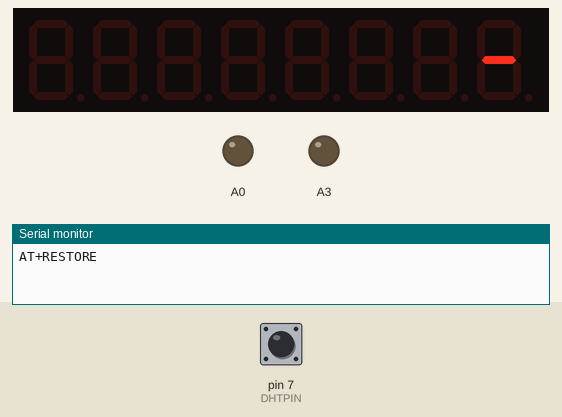
The sketch below on a simulated Arduino Uno, built with avr-gcc and run on an emulated ATmega328P. On the bench: 8-digit seven-segment display, output pins drawn as LEDs (lit = HIGH), the last lines printed to the serial monitor. The test bench sets the inputs (shaded band); at power-on: pin 7 (DHTPIN) HIGH. Pins used as bus, display or sensor lines are not drawn.

Above: at 4.81 s.
At 5.21 s:
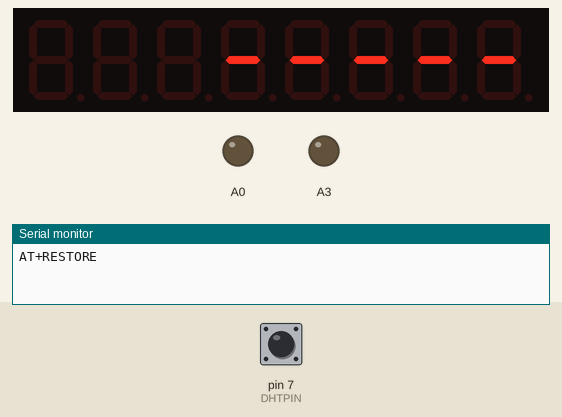
At 5.6 s:
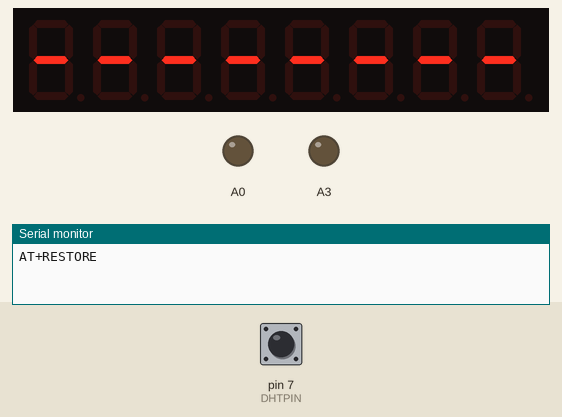
At 29.9 s:
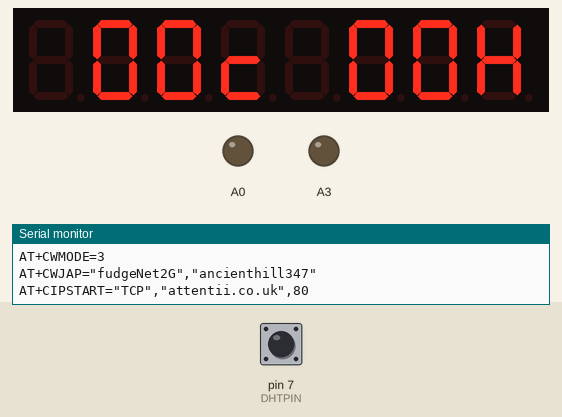
Timing chart, 0 to 31.4 s (numbered marks = the images above):
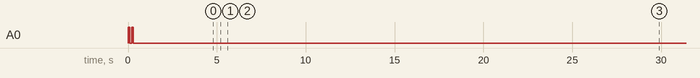

The sketch:

temp_moni.ino
```cpp
#include <SPI.h>
#include <Ethernet.h>
#include "DHT.h"
#include "LedControl.h"
#include "Timer.h"

Timer pow_timer;
#define TIMER_EXP   (30 * 60000)
#define MAX_TEMP    22
#define MIN_TEMP    18

/*wifi module*/
#define WIFI_RESET_PIN    8

#define POWER_PIN    13

#define DISPLAY
#define ENABLE_NETWORK
#define PRINT_ENV
//#define ALARM

#define HIGH_TMP    25
#define LOW_TMP     17
#define DHTPIN 7     // what digital pin we're connected to

#ifdef DISPLAY
/*
  Now we need a LedControl to work with.
 ***** These pin numbers will probably not work with your hardware *****
  pin 2 is connected to the DataIn
  pin 4 is connected to the CLK
  pin 3 is connected to LOAD
  We have only a single MAX72XX.
*/
#define CLK 4
#define LOAD 3
#define DIN 2
LedControl lc = LedControl(DIN, CLK, LOAD, 1);
#endif


typedef struct {
  float temp;
  float humid;
  bool changed;
  bool alarm;
  bool buzzer;
} ENV_DATA;
static ENV_DATA env_data;


/*temp hum sensor*/
DHT dht(DHTPIN, DHT11);

void setup() {

  /*The serial pins will now be used by the wifi module so serial debug is no
    longer an option in this project*/
  Serial.begin(115200);

  pinMode(POWER_PIN, OUTPUT);
  digitalWrite(POWER_PIN, LOW);
  //setup buzzer
  pinMode(A3, OUTPUT);
  //Set low for grounding buzzer
  digitalWrite(A3, LOW);
  analogWrite(A0, 0);

  buzzer(true);
  delay(100);
  buzzer(false);
  delay(100);
  buzzer(true);
  delay(100);
  buzzer(false);

  dht.begin();
  env_data.temp = 0;
  env_data.humid = 0;
  env_data.changed = false;
  env_data.alarm = false;
  env_data.buzzer = false;

  /*init wifi then do display stuff while the wifi settles*/
  init_wifi();

#ifdef DISPLAY
  lc.shutdown(0, false);
  /* Set the brightness to a medium values */
  lc.setIntensity(0, 8);
  /* and clear the display */
  lc.clearDisplay(0);

  for (int a = 0; a < 8; a++)
  {
    lc.setChar(0, a, '-', false);
    delay(100);
  }
  delay(10000);
  lc.clearDisplay(0);
#endif


  connect_wifi();
  delay(3000);

  /*run this function periodically*/
  pow_timer.every(TIMER_EXP, check_power_state);

   check_power_state();
}


void loop() {

  delay(1000);

  pow_timer.update();
}

void check_alarm()
{
  /*
    HIGH_TMP    25
    LOW_TMP     17
  */

  if ( (env_data.temp >= HIGH_TMP) || (env_data.temp <= LOW_TMP) ) {
    env_data.alarm = true;
  } else {
    env_data.alarm = false;
  }

  /*Do the buzzer here - seems a little pointless but we also use the alarm for net traffic*/
  if (env_data.alarm)
  {
#ifdef ALARM
    buzzer(env_data.buzzer);
    if (env_data.buzzer)
    {
      env_data.buzzer = false;
    } else {
      env_data.buzzer = true;
    }
#endif
  }
}

void check_power_state()
{
  get_env_data();
  report_env();
  check_alarm();

  /*So if the temp is above the required then switch off if below switch off*/
  if (env_data.temp > MAX_TEMP)
  {
    digitalWrite(POWER_PIN, LOW);
  }

  if (env_data.temp < MIN_TEMP) {
    digitalWrite(POWER_PIN, HIGH);
  }

  /*If we are somewhere between we are happy!*/

}

void report_env()
{
  if (env_data.changed == true)
  {


#ifdef DISPLAY
    display_env();
#endif

    /*sends the data down wifi*/
    send_get_data();

    /*set change flag back so we dont keep doing this*/
    env_data.changed = false;
  }
}

float tmp, hmd;
void get_env_data()
{
  hmd = dht.readHumidity();
  tmp = dht.readTemperature();
  if ( (tmp != env_data.temp) || (hmd != env_data.humid) )
  {
    env_data.humid = hmd;
    env_data.temp = tmp;
    env_data.changed = true;
  }
}

void display_env()
{
  lc.clearDisplay(0);

  //Set tmp
  int tmp = 0;
  tmp = env_data.temp / 10;
  lc.setDigit(0, 6, tmp, false);
  tmp = (int)env_data.temp % 10;
  lc.setDigit(0, 5, tmp, false);
  lc.setChar(0, 4, 'C', false);

  tmp = env_data.humid / 10;
  lc.setDigit(0, 2, tmp, false);
  tmp = (int)env_data.humid % 10;
  lc.setDigit(0, 1, tmp, false);
  lc.setChar(0, 0, 'H', false);

  //lc.setChar(0,0,'d',false);
  //lc.setDigit(0, 3, 1, false);
  //lc.setDigit(0, 4, 2, false);
  //lc.setChar(0, 5, 'C', false);
}

void init_wifi()
{
  /*Reset the module*/
  pinMode(WIFI_RESET_PIN, OUTPUT);
  digitalWrite(WIFI_RESET_PIN, LOW); /*start reset sequence*/
  delay(500);
  digitalWrite(WIFI_RESET_PIN, HIGH); /*start reset sequence*/
  /*wait for bootup*/
  delay(2000);
  /*Do restore*/
  Serial.write("AT+RESTORE\r\n");
  /*wait for bootup*/
  delay(2000);
}

void connect_wifi()
{
  Serial.write("AT+CWMODE=3\r\n");
  delay(1000);
  Serial.write("AT+CWJAP=\"fudgeNet2G\",\"ancienthill347\"\r\n");
  /*wait for the connection*/
  delay(10000);
}

void send_get_data()
{
  /*
    AT+CIPSTART="TCP","shotlu.usrs0.com",80
    AT+CIPSEND=79 (length of the url)
    >GET /receiver.php?apples=56&oranges=23 HTTP/1.1\r\nHost: shotlu.usrs0.com\r\n\r\n
  */
  int t = env_data.temp;
  int h = env_data.humid;
  String tmpstr = String(t);
  String hmstr = String(h);
  tmpstr = "0" + tmpstr;
  hmstr = "0" + hmstr;


  Serial.write("AT+CIPSTART=\"TCP\",\"attentii.co.uk\",80\r\n");
  delay(3000);
  String para = "GET /leeweb/tempmon/tmpsub.php?tmhd=0020000" + tmpstr + hmstr + " HTTP/1.1\r\nHost: attentii.co.uk\r\nConnection: close";
  Serial.println("AT+CIPSEND=" + String(para.length() + 4));
  delay(1000);

  Serial.println(para);
  delay(1000);
  Serial.println("");

  //Serial.write(">GET /leeweb/tempmon/tmpsub.php?tmhd=123456 HTTP/1.1 \r\nHost: attentii.co.uk\r\n");

}

void buzzer(bool state)
{
  if (state) {
    analogWrite(A0, 128);
  } else {
    analogWrite(A0, 0);
  }
}
```

DHT.cpp
```cpp
// (licence header left out)
#include "DHT.h"

#define MIN_INTERVAL 2000

DHT::DHT(uint8_t pin, uint8_t type, uint8_t count) {
  _pin = pin;
  _type = type;
  #ifdef __AVR
    _bit = digitalPinToBitMask(pin);
    _port = digitalPinToPort(pin);
  #endif
  _maxcycles = microsecondsToClockCycles(1000);  // 1 millisecond timeout for
                                                 // reading pulses from DHT sensor.
  // Note that count is now ignored as the DHT reading algorithm adjusts itself
  // basd on the speed of the processor.
}

void DHT::begin(void) {
  // set up the pins!
  pinMode(_pin, INPUT_PULLUP);
  // Using this value makes sure that millis() - lastreadtime will be
  // >= MIN_INTERVAL right away. Note that this assignment wraps around,
  // but so will the subtraction.
  _lastreadtime = -MIN_INTERVAL;
  DEBUG_PRINT("Max clock cycles: "); DEBUG_PRINTLN(_maxcycles, DEC);
}

//boolean S == Scale.  True == Fahrenheit; False == Celcius
float DHT::readTemperature(bool S, bool force) {
  float f = NAN;

  if (read(force)) {
    switch (_type) {
    case DHT11:
      f = data[2];
      if(S) {
        f = convertCtoF(f);
      }
      break;
    case DHT22:
    case DHT21:
      f = data[2] & 0x7F;
      f *= 256;
      f += data[3];
      f *= 0.1;
      if (data[2] & 0x80) {
        f *= -1;
      }
      if(S) {
        f = convertCtoF(f);
      }
      break;
    }
  }
  return f;
}

float DHT::convertCtoF(float c) {
  return c * 1.8 + 32;
}

float DHT::convertFtoC(float f) {
  return (f - 32) * 0.55555;
}

float DHT::readHumidity(bool force) {
  float f = NAN;
  if (read()) {
    switch (_type) {
    case DHT11:
      f = data[0];
      break;
    case DHT22:
    case DHT21:
      f = data[0];
      f *= 256;
      f += data[1];
      f *= 0.1;
      break;
    }
  }
  return f;
}

//boolean isFahrenheit: True == Fahrenheit; False == Celcius
float DHT::computeHeatIndex(float temperature, float percentHumidity, bool isFahrenheit) {
  // Using both Rothfusz and Steadman's equations
  // http://www.wpc.ncep.noaa.gov/html/heatindex_equation.shtml
  float hi;

  if (!isFahrenheit)
    temperature = convertCtoF(temperature);

  hi = 0.5 * (temperature + 61.0 + ((temperature - 68.0) * 1.2) + (percentHumidity * 0.094));

  if (hi > 79) {
    hi = -42.379 +
             2.04901523 * temperature +
            10.14333127 * percentHumidity +
            -0.22475541 * temperature*percentHumidity +
            -0.00683783 * pow(temperature, 2) +
            -0.05481717 * pow(percentHumidity, 2) +
             0.00122874 * pow(temperature, 2) * percentHumidity +
             0.00085282 * temperature*pow(percentHumidity, 2) +
            -0.00000199 * pow(temperature, 2) * pow(percentHumidity, 2);

    if((percentHumidity < 13) && (temperature >= 80.0) && (temperature <= 112.0))
      hi -= ((13.0 - percentHumidity) * 0.25) * sqrt((17.0 - abs(temperature - 95.0)) * 0.05882);

    else if((percentHumidity > 85.0) && (temperature >= 80.0) && (temperature <= 87.0))
      hi += ((percentHumidity - 85.0) * 0.1) * ((87.0 - temperature) * 0.2);
  }

  return isFahrenheit ? hi : convertFtoC(hi);
}

boolean DHT::read(bool force) {
  // Check if sensor was read less than two seconds ago and return early
  // to use last reading.
  uint32_t currenttime = millis();
  if (!force && ((currenttime - _lastreadtime) < 2000)) {
    return _lastresult; // return last correct measurement
  }
  _lastreadtime = currenttime;

  // Reset 40 bits of received data to zero.
  data[0] = data[1] = data[2] = data[3] = data[4] = 0;

  // Send start signal.  See DHT datasheet for full signal diagram:
  //   http://www.adafruit.com/datasheets/Digital%20humidity%20and%20temperature%20sensor%20AM2302.pdf

  // Go into high impedence state to let pull-up raise data line level and
  // start the reading process.
  digitalWrite(_pin, HIGH);
  delay(250);

  // First set data line low for 20 milliseconds.
  pinMode(_pin, OUTPUT);
  digitalWrite(_pin, LOW);
  delay(20);

  uint32_t cycles[80];
  {
    // Turn off interrupts temporarily because the next sections are timing critical
    // and we don't want any interruptions.
    InterruptLock lock;

    // End the start signal by setting data line high for 40 microseconds.
    digitalWrite(_pin, HIGH);
    delayMicroseconds(40);

    // Now start reading the data line to get the value from the DHT sensor.
    pinMode(_pin, INPUT_PULLUP);
    delayMicroseconds(10);  // Delay a bit to let sensor pull data line low.

    // First expect a low signal for ~80 microseconds followed by a high signal
    // for ~80 microseconds again.
    if (expectPulse(LOW) == 0) {
      DEBUG_PRINTLN(F("Timeout waiting for start signal low pulse."));
      _lastresult = false;
      return _lastresult;
    }
    if (expectPulse(HIGH) == 0) {
      DEBUG_PRINTLN(F("Timeout waiting for start signal high pulse."));
      _lastresult = false;
      return _lastresult;
    }

    // Now read the 40 bits sent by the sensor.  Each bit is sent as a 50
    // microsecond low pulse followed by a variable length high pulse.  If the
    // high pulse is ~28 microseconds then it's a 0 and if it's ~70 microseconds
    // then it's a 1.  We measure the cycle count of the initial 50us low pulse
    // and use that to compare to the cycle count of the high pulse to determine
    // if the bit is a 0 (high state cycle count < low state cycle count), or a
    // 1 (high state cycle count > low state cycle count). Note that for speed all
    // the pulses are read into a array and then examined in a later step.
    for (int i=0; i<80; i+=2) {
      cycles[i]   = expectPulse(LOW);
      cycles[i+1] = expectPulse(HIGH);
    }
  } // Timing critical code is now complete.

  // Inspect pulses and determine which ones are 0 (high state cycle count < low
  // state cycle count), or 1 (high state cycle count > low state cycle count).
  for (int i=0; i<40; ++i) {
    uint32_t lowCycles  = cycles[2*i];
    uint32_t highCycles = cycles[2*i+1];
    if ((lowCycles == 0) || (highCycles == 0)) {
      DEBUG_PRINTLN(F("Timeout waiting for pulse."));
      _lastresult = false;
      return _lastresult;
    }
    data[i/8] <<= 1;
    // Now compare the low and high cycle times to see if the bit is a 0 or 1.
    if (highCycles > lowCycles) {
      // High cycles are greater than 50us low cycle count, must be a 1.
      data[i/8] |= 1;
    }
    // Else high cycles are less than (or equal to, a weird case) the 50us low
    // cycle count so this must be a zero.  Nothing needs to be changed in the
    // stored data.
  }

  DEBUG_PRINTLN(F("Received:"));
  DEBUG_PRINT(data[0], HEX); DEBUG_PRINT(F(", "));
  DEBUG_PRINT(data[1], HEX); DEBUG_PRINT(F(", "));
  DEBUG_PRINT(data[2], HEX); DEBUG_PRINT(F(", "));
  DEBUG_PRINT(data[3], HEX); DEBUG_PRINT(F(", "));
  DEBUG_PRINT(data[4], HEX); DEBUG_PRINT(F(" =? "));
  DEBUG_PRINTLN((data[0] + data[1] + data[2] + data[3]) & 0xFF, HEX);

  // Check we read 40 bits and that the checksum matches.
  if (data[4] == ((data[0] + data[1] + data[2] + data[3]) & 0xFF)) {
    _lastresult = true;
    return _lastresult;
  }
  else {
    DEBUG_PRINTLN(F("Checksum failure!"));
    _lastresult = false;
    return _lastresult;
  }
}

// Expect the signal line to be at the specified level for a period of time and
// return a count of loop cycles spent at that level (this cycle count can be
// used to compare the relative time of two pulses).  If more than a millisecond
// ellapses without the level changing then the call fails with a 0 response.
// This is adapted from Arduino's pulseInLong function (which is only available
// in the very latest IDE versions):
//   https://github.com/arduino/Arduino/blob/master/hardware/arduino/avr/cores/arduino/wiring_pulse.c
uint32_t DHT::expectPulse(bool level) {
  uint32_t count = 0;
  // On AVR platforms use direct GPIO port access as it's much faster and better
  // for catching pulses that are 10's of microseconds in length:
  #ifdef __AVR
    uint8_t portState = level ? _bit : 0;
    while ((*portInputRegister(_port) & _bit) == portState) {
      if (count++ >= _maxcycles) {
        return 0; // Exceeded timeout, fail.
      }
    }
  // Otherwise fall back to using digitalRead (this seems to be necessary on ESP8266
  // right now, perhaps bugs in direct port access functions?).
  #else
    while (digitalRead(_pin) == level) {
      if (count++ >= _maxcycles) {
        return 0; // Exceeded timeout, fail.
      }
    }
  #endif

  return count;
}
```

DHT.h
```cpp
// (licence header left out)
#ifndef DHT_H
#define DHT_H

#if ARDUINO >= 100
 #include "Arduino.h"
#else
 #include "WProgram.h"
#endif


// Uncomment to enable printing out nice debug messages.
//#define DHT_DEBUG

// Define where debug output will be printed.
#define DEBUG_PRINTER Serial

// Setup debug printing macros.
#ifdef DHT_DEBUG
  #define DEBUG_PRINT(...) { DEBUG_PRINTER.print(__VA_ARGS__); }
  #define DEBUG_PRINTLN(...) { DEBUG_PRINTER.println(__VA_ARGS__); }
#else
  #define DEBUG_PRINT(...) {}
  #define DEBUG_PRINTLN(...) {}
#endif

// Define types of sensors.
#define DHT11 11
#define DHT22 22
#define DHT21 21
#define AM2301 21


class DHT {
  public:
   DHT(uint8_t pin, uint8_t type, uint8_t count=6);
   void begin(void);
   float readTemperature(bool S=false, bool force=false);
   float convertCtoF(float);
   float convertFtoC(float);
   float computeHeatIndex(float temperature, float percentHumidity, bool isFahrenheit=true);
   float readHumidity(bool force=false);
   boolean read(bool force=false);

 private:
  uint8_t data[5];
  uint8_t _pin, _type;
  #ifdef __AVR
    // Use direct GPIO access on an 8-bit AVR so keep track of the port and bitmask
    // for the digital pin connected to the DHT.  Other platforms will use digitalRead.
    uint8_t _bit, _port;
  #endif
  uint32_t _lastreadtime, _maxcycles;
  bool _lastresult;

  uint32_t expectPulse(bool level);

};

class InterruptLock {
  public:
   InterruptLock() {
    noInterrupts();
   }
   ~InterruptLock() {
    interrupts();
   }

};

#endif
```

Event.cpp
```cpp
// (licence header left out)
/*  * * * * * * * * * * * * * * * * * * * * * * * * * * *
 Code by Simon Monk
 http://www.simonmonk.org
* * * * * * * * * * * * * * * * * * * * * * * * * * * * */

// For Arduino 1.0 and earlier
#if defined(ARDUINO) && ARDUINO >= 100
#include "Arduino.h"
#else
#include "WProgram.h"
#endif

#include "Event.h"

Event::Event(void)
{
	eventType = EVENT_NONE;
}

void Event::update(void)
{
	unsigned long now = millis();
	if (now - lastEventTime >= period)
	{
		switch (eventType)
		{
			case EVENT_EVERY:
				(*callback)();
				break;

			case EVENT_OSCILLATE:
				pinState = ! pinState;
				digitalWrite(pin, pinState);
				break;
		}
		lastEventTime = now;
		count++;
	}
	if (repeatCount > -1 && count >= repeatCount)
	{
		eventType = EVENT_NONE;
	}
}
```

Event.h
```cpp
// (licence header left out)
/*  * * * * * * * * * * * * * * * * * * * * * * * * * * *
 Code by Simon Monk
 http://www.simonmonk.org
* * * * * * * * * * * * * * * * * * * * * * * * * * * * */

#ifndef Event_h
#define Event_h

#include <inttypes.h>

#define EVENT_NONE 0
#define EVENT_EVERY 1
#define EVENT_OSCILLATE 2

class Event
{

public:
  Event(void);
  void update(void);
  int8_t eventType;
  unsigned long period;
  int repeatCount;
  uint8_t pin;
  uint8_t pinState;
  void (*callback)(void);
  unsigned long lastEventTime;
  int count;
};

#endif
```

Timer.h
```cpp
// (licence header left out)
/*  * * * * * * * * * * * * * * * * * * * * * * * * * * *
 Code by Simon Monk
 http://www.simonmonk.org
* * * * * * * * * * * * * * * * * * * * * * * * * * * * */

#ifndef Timer_h
#define Timer_h

#include <inttypes.h>
#include "Event.h"

#define MAX_NUMBER_OF_EVENTS 10

class Timer
{

public:
  Timer(void);

  int8_t every(unsigned long period, void (*callback)(void));
  int8_t every(unsigned long period, void (*callback)(void), int repeatCount);
  int8_t after(unsigned long duration, void (*callback)(void));
  int8_t oscillate(uint8_t pin, unsigned long period, uint8_t startingValue);
  int8_t oscillate(uint8_t pin, unsigned long period, uint8_t startingValue, int repeatCount);
  int8_t pulse(uint8_t pin, unsigned long period, uint8_t startingValue);
  void stop(int8_t id);
  void update(void);

protected:
  Event _events[MAX_NUMBER_OF_EVENTS];
  int8_t findFreeEventIndex(void);

};

#endif
```

Source omitted: Timer.cpp (2876 bytes)

Measured:
- what the display in image 2 shows lasts 10.1 s, from 5.5 s to 15.6 s
